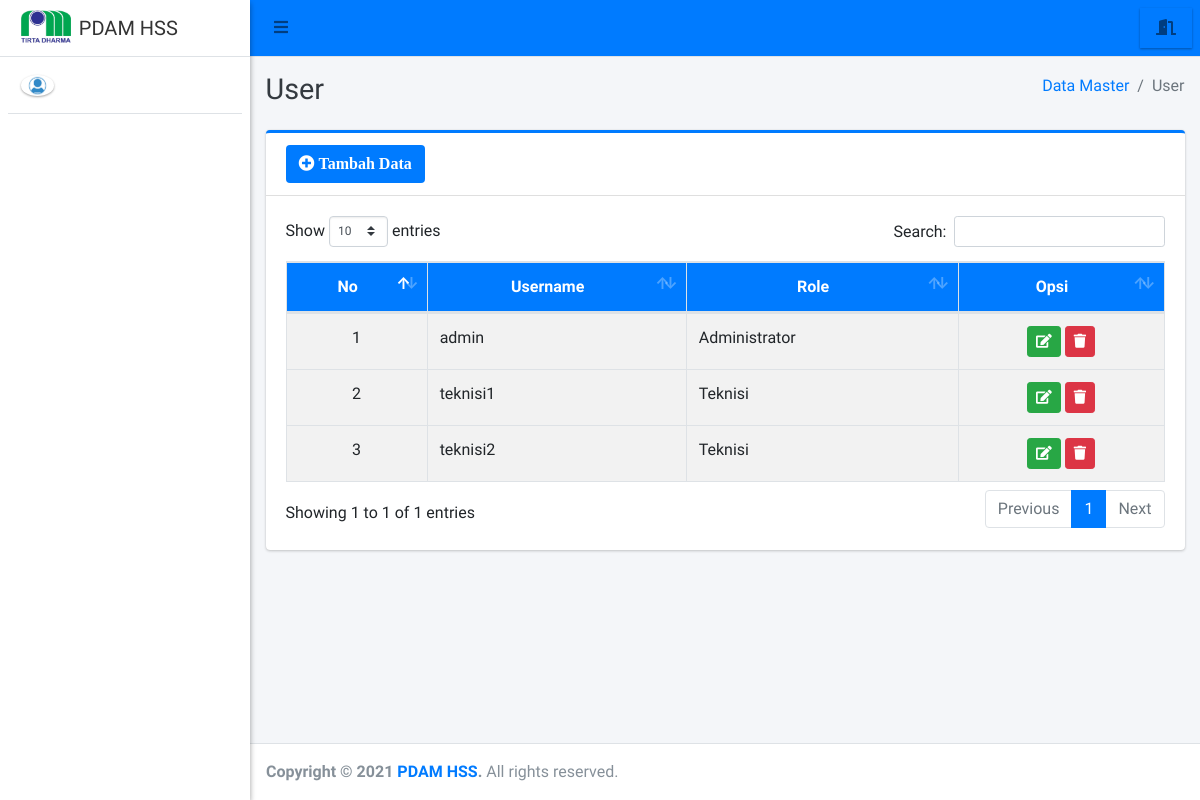
Page /admin/user/index.php on the committed database.
### tables this page shows
CREATE TABLE `user` (
  `id_user` int(11) NOT NULL,
  `username` varchar(50) NOT NULL,
  `password` varchar(100) NOT NULL,
  `role` varchar(20) NOT NULL
);

### admin/user/index.php (the view, shortened to what this page needs)
<?php
require '../../config/koneksi.php';
?>
<!DOCTYPE html>
<html>
<?php
include '../../templates/head.php';
?>
<body class="hold-transition sidebar-mini layout-fixed">
    <div class="wrapper">
        <?php
        include '../../templates/navbar.php';
        ?>
        <?php
        include '../../templates/sidebar.php';
        ?>
        <div class="content-wrapper">
            <div class="content-header">
                <div class="container-fluid">
                    <div class="row mb-2">
                        <div class="col-sm-6">
                            <h1 class="m-0 text-dark">User</h1>
                        </div>
                        <div class="col-sm-6">
                            <ol class="breadcrumb float-sm-right">
                                <li class="breadcrumb-item"><a href="#">Data Master</a></li>
                                <li class="breadcrumb-item active">User</li>
                            </ol>
                        </div>
                    </div>
                </div>
            </div>
            <section class="content">
                <div class="container-fluid">
                    <div class="row">
                        <div class="col-12">
                            <div class="card card-primary card-outline">
                                <div class="card-header">
                                    <a href="tambah" class="btn bg-blue"><i class="fa fa-plus-circle"> Tambah Data</i></a>
                                </div>
                                <div class="card-body">
                                    <div class="table-responsive">
                                        <table id="example1" class="table table-bordered table-striped">
                                            <thead class="bg-blue">
                                                <tr align="center">
                                                    <th>No</th>
                                                    <th>Username </th>
                                                    <th>Role</th>
                                                    <th>Opsi</th>
                                                </tr>
                                            </thead>
                                            <?php
                                            $no = 1;
                                            $data = $koneksi->query("SELECT * FROM user");
                                            while ($row = $data->fetch_array()) {
                                            ?>
                                                <tbody style="background-color: white">
                                                    <tr>
                                                        <td align="center"><?= $no++ ?></td>
                                                        <td><?= $row['username'] ?></td>
                                                        <td><?= $row['role'] ?></td>
                                                        <td align="center">
                                                            <a href="edit?id=<?= $row['id_user'] ?>" class="btn btn-success btn-sm" title="Edit"><i class="fa fa-edit"></i></a>
                                                            <a href="hapus?id=<?= $row['id_user'] ?>" class="btn btn-danger btn-sm alert-hapus" title="Hapus"><i class="fa fa-trash"></i></a>
                                                        </td>
                                                    </tr>
                                                </tbody>
                                            <?php } ?>
                                        </table>
                                    </div>
                                </div>
                            </div>
                        </div>
                    </div>
                </div>
            </section>
        </div>
        <?php include_once "../../templates/footer.php"; ?>
    </div>
</body>
</html>

### rows in the picture
user: username "admin", role "Administrator"
user: username "teknisi1", role "Teknisi"
user: username "teknisi2", role "Teknisi"
